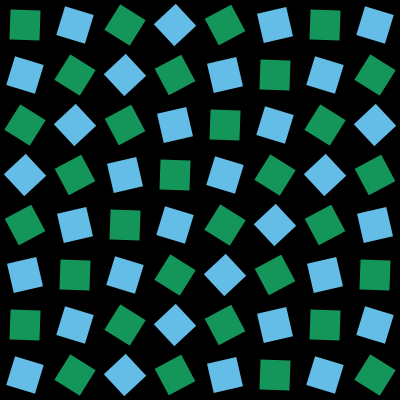
Frame 1 (no input)
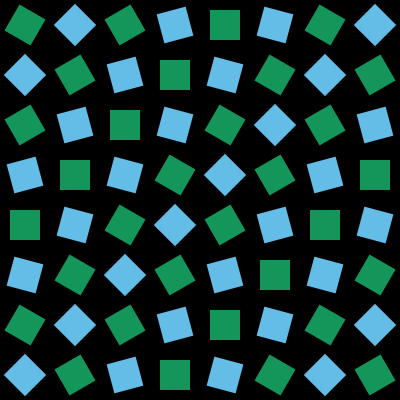
Frame 60 (the mouse pressed at the canvas centre just before this capture)
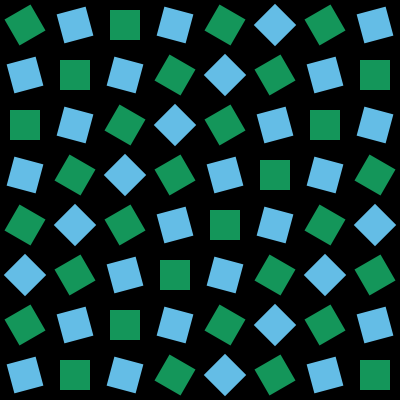
Frame 120 (the mouse held since frame 60 and released just before this capture)

The Processing sketch that drew these frames (run headless with seeded random() and noise(); from frame 60 on, the mouse is pressed at the canvas centre):

// Processing sketch: week3modulo
// ── week3modulo.pde
void setup() {
  size(400, 400);
  rectMode(CENTER);
  noStroke();
}

void draw() {
   background(0);

  int cols = 8; 
  int rows = 8; 
  float spacing = width / float(cols); 

  for (int i = 0; i < cols; i++) {
    for (int j = 0; j < rows; j++) {
      
      float x = i * spacing + spacing / 2;
      float y = j * spacing + spacing / 2;
      
      pushMatrix();
      translate(x, y);
      
      float angle = (i + j) * 15 + frameCount * 2; // rotation based on position and time
      rotate(radians(angle));

      if ((i + j) % 2 == 0) {
        fill(20, 150, 90); 
      } else {
        fill(100, 189, 230); 
      }

      rect(0, 0, spacing * 0.6, spacing * 0.6);
      
      popMatrix();
    }
  }
}
